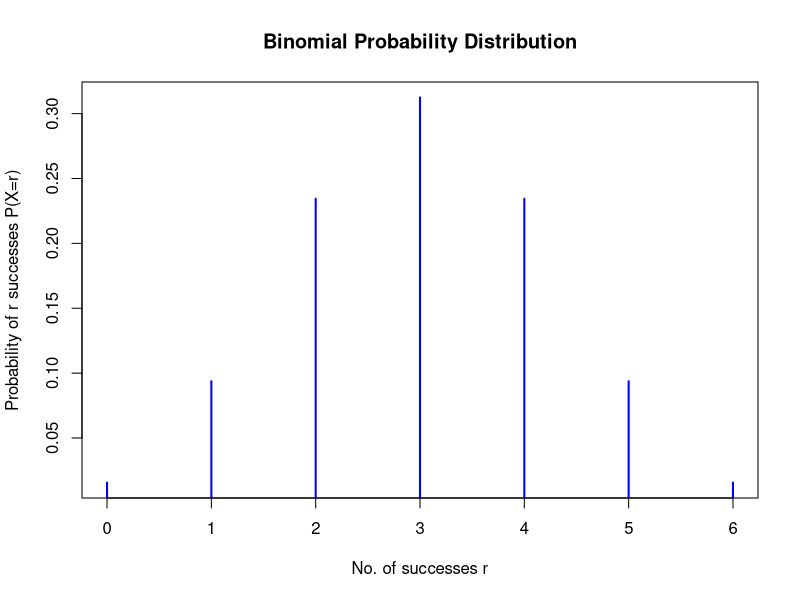
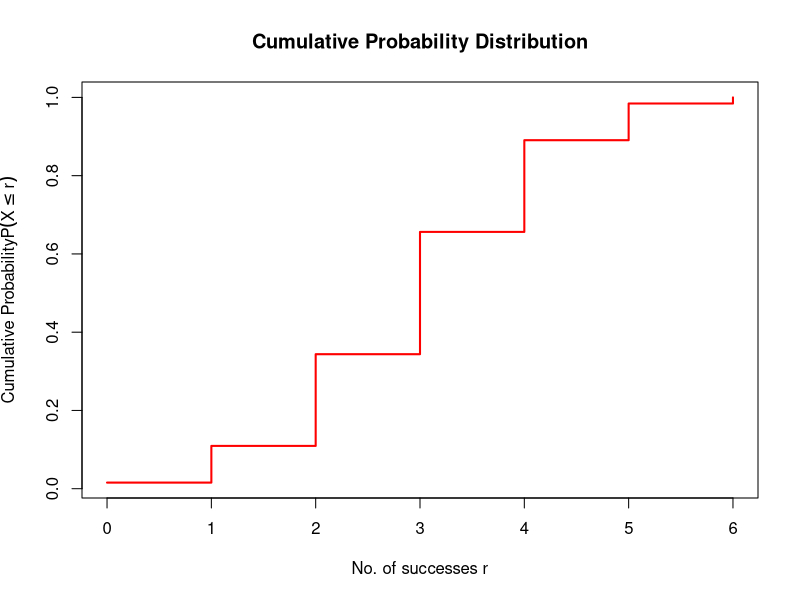

The R source for these figures, in order:
# BD problem1: A fair coin is tossed six times. Find the probability
#getting four heads.
x=4
dbinom(x,size=6,prob=0.5)
x=0:6
y=dbinom(x,size=6,prob=0.5)
#size=6, prob=0.5
plot(x,y,type="h",lwd=2,
     main="Binomial Probability Distribution", xlab="No. of successes r",
     ylab="Probability of r successes P(X=r)",col="blue")
#this graph gives the probabilities of getting heads 0 to 6
# BD problem2: Ten coins are thrown simultaneously. Find the
#probability of getting (i)at most five heads
#(ii)at least seven heads.
x=5
#prob=0.5, size=10
pbinom(x,size=10,prob=0.5,lower.tail=TRUE)
#Alternate
sum(dbinom(x=0:5,size=10,prob=0.5))
x=0:6
y=pbinom(x,size=6,prob=0.5)
#size=6, prob=0.5
expr1 = expression(paste("Cumulative Probability",P(X<= r)))
plot(x,y,type="s",lwd=2,
     main="Cumulative Probability Distribution",
     xlab="No. of successes r",
     ylab=expr1,col="red")
x=7-1
pbinom(x,size=10,prob=0.5,lower.tail=FALSE)
#BD Problem3: Generate 15 random numbers that follow binomial
#distribution with probability 0.2.
n=15
#prob=0.2, size=30
rbinom(n,size=30,prob=0.2)